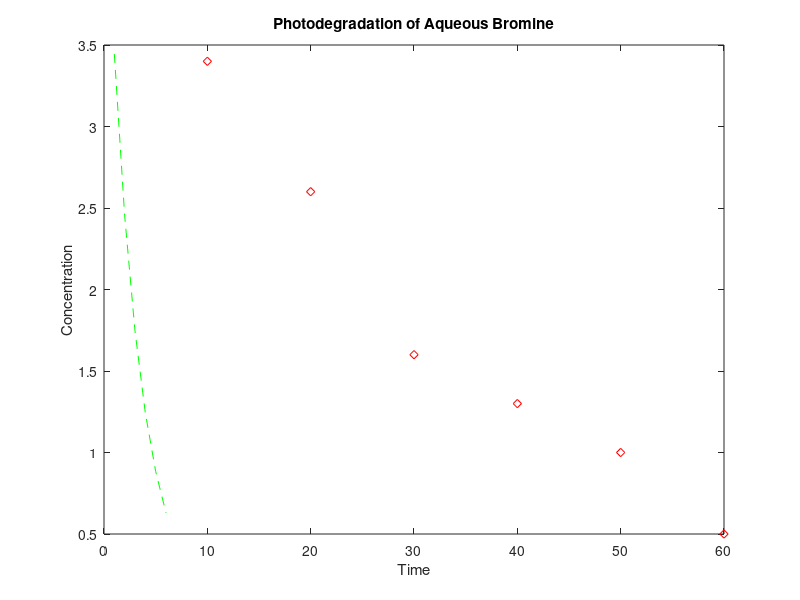

MATLAB code to generate this figure:
%% Classifying each variable
time=0;
initial=10;
R=60;
ind=9;
C=0.00005;
t=0;
e=exp(1);
x=1;
y=1;
%% Starting the while loop to stop when the time is reached and the charge
%is displayed along with the corresponding time.
while time<=0.8
    time=time+0.1;
    charge1=initial*e^(-R*time/(2*ind))*cos(sqrt(((1/ind*C)-((R/2*ind)^2))*time));
    plot(time,charge1, 'rd');
end
%% Problem 2
t2=[10,20,30,40,50,60,];
cp=[3.4,2.6,1.6,1.3,1.0,0.5];
cp2=4.84*exp(-0.034*t2);
plot(cp2, 'g--') 
hold on
xlabel('Time')
ylabel('Concentration')
title('Photodegradation of Aqueous Bromine')
plot(t2,cp,'rd') 
hold off